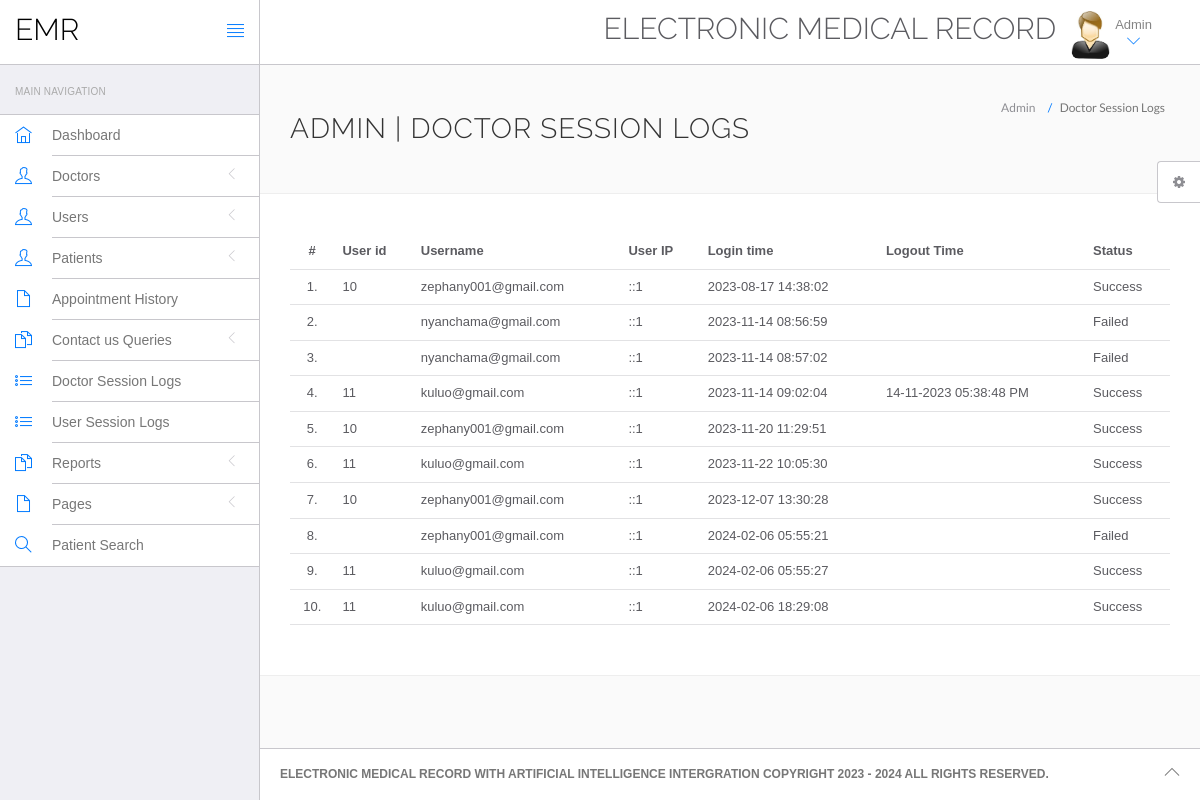
The app's page /hms/admin/doctor-logs.php (signed in) with its own data.
### tables this page shows
CREATE TABLE `doctorslog` (
  `id` int(11) NOT NULL,
  `uid` int(11) DEFAULT NULL,
  `username` varchar(255) DEFAULT NULL,
  `userip` binary(16) DEFAULT NULL,
  `loginTime` timestamp NULL DEFAULT current_timestamp(),
  `logout` varchar(255) DEFAULT NULL,
  `status` int(11) DEFAULT NULL
);

### hms/admin/doctor-logs.php (the view, shortened to what this page needs)
<?php
include('include/config.php');
if(strlen($_SESSION['id']==0)) {
 header('location:logout.php');
  } else{
?>
<!DOCTYPE html>
<html lang="en">
	<head>
		<link rel="stylesheet" href="vendor/bootstrap/css/bootstrap.min.css">
		<link rel="stylesheet" href="vendor/fontawesome/css/font-awesome.min.css">
		<link rel="stylesheet" href="vendor/themify-icons/themify-icons.min.css">
		<link href="vendor/animate.css/animate.min.css" rel="stylesheet" media="screen">
		<link href="vendor/perfect-scrollbar/perfect-scrollbar.min.css" rel="stylesheet" media="screen">
		<link href="vendor/switchery/switchery.min.css" rel="stylesheet" media="screen">
		<link href="vendor/bootstrap-touchspin/jquery.bootstrap-touchspin.min.css" rel="stylesheet" media="screen">
		<link href="vendor/select2/select2.min.css" rel="stylesheet" media="screen">
		<link href="vendor/bootstrap-datepicker/bootstrap-datepicker3.standalone.min.css" rel="stylesheet" media="screen">
		<link href="vendor/bootstrap-timepicker/bootstrap-timepicker.min.css" rel="stylesheet" media="screen">
		<link rel="stylesheet" href="assets/css/styles.css">
		<link rel="stylesheet" href="assets/css/plugins.css">
		<link rel="stylesheet" href="assets/css/themes/theme-1.css" id="skin_color" />
	</head>
	<body>
		<div id="app">
<?php include('include/sidebar.php');?>
			<div class="app-content">
					<?php include('include/header.php');?>
				<div class="main-content" >
					<div class="wrap-content container" id="container">
						<section id="page-title">
							<div class="row">
								<div class="col-sm-8">
									<h1 class="mainTitle">Admin  | Doctor Session Logs</h1>
																	</div>
								<ol class="breadcrumb">
									<li>
										<span>Admin </span>
									</li>
									<li class="active">
										<span>Doctor Session Logs</span>
									</li>
								</ol>
							</div>
						</section>
						<div class="container-fluid container-fullw bg-white">
									<div class="row">
								<div class="col-md-12">
									<table class="table table-hover" id="sample-table-1">
										<thead>
											<tr>
												<th class="center">#</th>
												<th class="hidden-xs">User id</th>
												<th>Username</th>
												<th>User IP</th>
												<th>Login time</th>
												<th>Logout Time </th>
												<th> Status </th>
											</tr>
										</thead>
										<tbody>
<?php
$sql=mysqli_query($con,"select * from doctorslog ");
$cnt=1;
while($row=mysqli_fetch_array($sql))
{
?>
											<tr>
												<td class="center"><?php echo $cnt;?>.</td>
												<td class="hidden-xs"><?php echo $row['uid'];?></td>
												<td class="hidden-xs"><?php echo $row['username'];?></td>
												<td><?php echo $row['userip'];?></td>
												<td><?php echo $row['loginTime'];?></td>
												<td><?php echo $row['logout'];?>
												</td>
												<td>
<?php if($row['status']==1)
{
	echo "Success";
}
else
{
	echo "Failed";
}?>
</td>
											</tr>
											<?php
$cnt=$cnt+1;
											 }?>
										</tbody>
									</table>
								</div>
							</div>
								</div>
					</div>
				</div>
			</div>
	<?php include('include/footer.php');?>
	<?php include('include/setting.php');?>
		</div>
	</body>
</html>
<?php } ?>

### hms/admin/include/sidebar.php (shortened to what this page needs)
<div class="sidebar app-aside" id="sidebar">
				<div class="sidebar-container perfect-scrollbar">
<nav>
						<div class="navbar-title">
							<span>Main Navigation</span>
						</div>
						<ul class="main-navigation-menu">
							<li>
								<a href="dashboard.php">
									<div class="item-content">
										<div class="item-media">
											<i class="ti-home"></i>
										</div>
										<div class="item-inner">
											<span class="title"> Dashboard </span>
										</div>
									</div>
								</a>
							</li>
							<li>
								<a href="javascript:void(0)">
									<div class="item-content">
										<div class="item-media">
											<i class="ti-user"></i>
										</div>
										<div class="item-inner">
											<span class="title"> Doctors </span><i class="icon-arrow"></i>
										</div>
									</div>
								</a>
								</li>
				<li>
								<a href="javascript:void(0)">
									<div class="item-content">
										<div class="item-media">
											<i class="ti-user"></i>
										</div>
										<div class="item-inner">
											<span class="title"> Users </span><i class="icon-arrow"></i>
										</div>
									</div>
								</a>
								</li>
								<li>
								<a href="javascript:void(0)">
									<div class="item-content">
										<div class="item-media">
											<i class="ti-user"></i>
										</div>
										<div class="item-inner">
											<span class="title"> Patients </span><i class="icon-arrow"></i>
										</div>
									</div>
								</a>
								</li>
<li>
								<a href="appointment-history.php">
									<div class="item-content">
										<div class="item-media">
											<i class="ti-file"></i>
										</div>
										<div class="item-inner">
											<span class="title"> Appointment History </span>
										</div>
									</div>
								</a>
							</li>
				<li>
								<a href="javascript:void(0)">
									<div class="item-content">
										<div class="item-media">
											<i class="ti-files"></i>
										</div>
										<div class="item-inner">
											<span class="title"> Contact us Queries </span><i class="icon-arrow"></i>
										</div>
									</div>
								</a>
								</li>
	<li>
								<a href="doctor-logs.php">
									<div class="item-content">
										<div class="item-media">
											<i class="ti-list"></i>
										</div>
										<div class="item-inner">
											<span class="title"> Doctor Session Logs </span>
										</div>
									</div>
								</a>
							</li>
							<li>
								<a href="user-logs.php">
									<div class="item-content">
										<div class="item-media">
											<i class="ti-list"></i>
										</div>
										<div class="item-inner">
											<span class="title"> User Session Logs </span>
										</div>
									</div>
								</a>
							</li>
				<li>
								<a href="javascript:void(0)">
									<div class="item-content">
										<div class="item-media">
											<i class="ti-files"></i>
										</div>
										<div class="item-inner">
											<span class="title"> Reports </span><i class="icon-arrow"></i>
										</div>
									</div>
								</a>
							</li>
				<li>
								<a href="javascript:void(0)">
									<div class="item-content">
										<div class="item-media">
											<i class="ti-file"></i>
										</div>
										<div class="item-inner">
											<span class="title"> Pages </span><i class="icon-arrow"></i>
										</div>
									</div>
								</a>
							</li>
								<li>
								<a href="patient-search.php">
									<div class="item-content">
										<div class="item-media">
											<i class="ti-search"></i>
										</div>
										<div class="item-inner">
											<span class="title"> Patient Search </span>
										</div>
									</div>
								</a>
							</li>
						</ul>
					</nav>
					</div>
			</div>

### hms/admin/include/header.php (shortened to what this page needs)
<header class="navbar navbar-default navbar-static-top">
					<div class="navbar-header">
						<a class="navbar-brand" href="#">
							<h2 style="padding-top:20%; color:#000 ">EMR</h2>
						</a>
						<a href="#" class="sidebar-toggler pull-right visible-md visible-lg" data-toggle-class="app-sidebar-closed" data-toggle-target="#app">
							<i class="ti-align-justify"></i>
						</a>
					</div>
					<div class="navbar-collapse collapse">
						<ul class="nav navbar-right">
								<li  style="padding-top:2% ">
								<h2>ELECTRONIC MEDICAL RECORD</h2>
							</li>
							<li class="dropdown current-user">
								<a href class="dropdown-toggle" data-toggle="dropdown">
									<img src="assets/images/images.jpg" > <span class="username">
			Admin
									<i class="ti-angle-down"></i></i></span>
								</a>
							</li>
						</ul>
					</div>
				</header>

### hms/admin/include/footer.php
<footer>
				<div class="footer-inner">
					<div class="pull-left">
					<span class="text-bold text-uppercase">  ELECTRONIC MEDICAL RECORD WITH ARTIFICIAL INTELLIGENCE INTERGRATION</span>
					<span class="text-bold text-uppercase">Copyright 2023 - 2024  All rights reserved.</span>
				</div>
					<div class="pull-right">
						<span class="go-top"><i class="ti-angle-up"></i></span>
					</div>
				</div>
			</footer>

### hms/admin/include/setting.php (shortened to what this page needs)
<div class="settings panel panel-default hidden-xs hidden-sm" id="settings">
				<button ct-toggle="toggle" data-toggle-class="active" data-toggle-target="#settings" class="btn btn-default">
					<i class="fa fa-spin fa-gear"></i>
				</button>
			</div>

### hms/admin/assets/css/plugins.css (style rules this page uses)
.perfect-scrollbar { overflow-y: hidden !important; }

### hms/admin/assets/css/themes/theme-1.css (style rules this page uses)
body { background: #FAFAFA; }
header .navbar-header { background: #ffffff !important; border-right-color: #c8c7cc !important; border-bottom-color: #c8c7cc !important; }
header .navbar-header .sidebar-toggler, header .navbar-header .sidebar-mobile-toggler { color: #007aff !important; }
header .navbar-header .navbar-brand { color: #777 !important; }
header .navbar-collapse { background: #ffffff !important; border-bottom-color: #c8c7cc !important; box-shadow: none !important; }
header .navbar-collapse .navbar-right > li > a { color: #777; }
header .navbar-collapse .navbar-right > li > a i { color: #007aff !important; }
#sidebar { background: #EFEFF4 !important; }
#sidebar:before { border-right-width: "1px" !important; border-right-style: solid; border-right-color: #c8c7cc !important; }
#sidebar nav { border-right-width: "1px" !important; border-right-style: solid; border-right-color: #c8c7cc !important; }
#sidebar nav .navbar-title { color: #aaaaaa; }
#sidebar nav > ul { background: #ffffff !important; border-bottom-color: #c8c7cc !important; border-top-color: #c8c7cc !important; }
#sidebar nav > ul > li > a .item-media > i { color: #007aff !important; }
#sidebar nav > ul > li > a .item-inner { color: #777 !important; border-bottom-color: #c8c7cc; }
#app > footer { background: #ffffff !important; border-top-color: #c8c7cc !important; color: #777; }

### records on screen
doctorslog: uid "10", username "zephany001@gmail.com", userip "::1", loginTime "2023-08-17 14:38:02", status "Success"
doctorslog: username "nyanchama@gmail.com", userip "::1", loginTime "2023-11-14 08:56:59", status "Failed"
doctorslog: username "nyanchama@gmail.com", userip "::1", loginTime "2023-11-14 08:57:02", status "Failed"
doctorslog: uid "11", username "kuluo@gmail.com", userip "::1", loginTime "2023-11-14 09:02:04", logout "14-11-2023 05:38:48 PM", status "Success"
doctorslog: uid "10", username "zephany001@gmail.com", userip "::1", loginTime "2023-11-20 11:29:51", status "Success"
doctorslog: uid "11", username "kuluo@gmail.com", userip "::1", loginTime "2023-11-22 10:05:30", status "Success"
doctorslog: uid "10", username "zephany001@gmail.com", userip "::1", loginTime "2023-12-07 13:30:28", status "Success"
doctorslog: username "zephany001@gmail.com", userip "::1", loginTime "2024-02-06 05:55:21", status "Failed"
doctorslog: uid "11", username "kuluo@gmail.com", userip "::1", loginTime "2024-02-06 05:55:27", status "Success"
doctorslog: uid "11", username "kuluo@gmail.com", userip "::1", loginTime "2024-02-06 18:29:08", status "Success"
